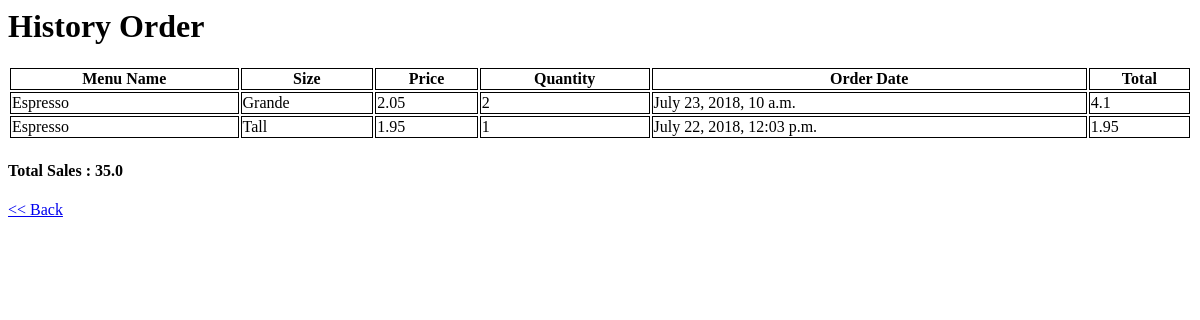
The app's page /coffeeshop/1/group_order_result/, older data.
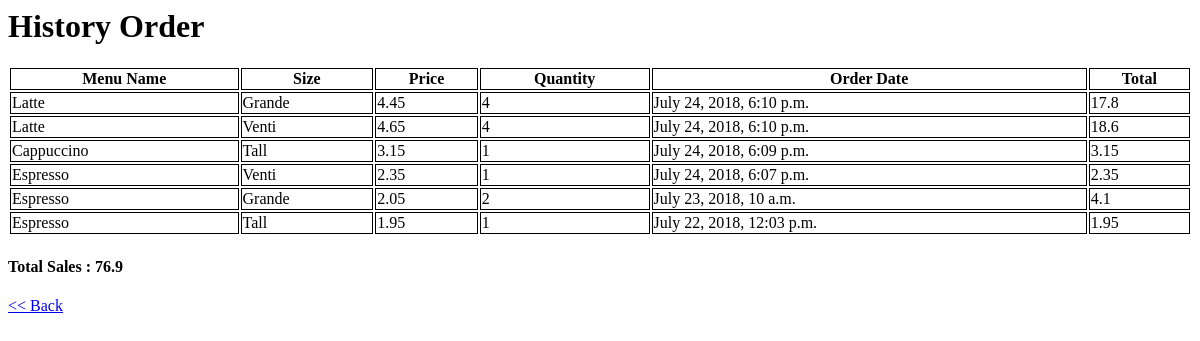
The same page, newer data.
### coffeeshop/models.py (models this page shows, shortened)
class Menu(models.Model):
    menu_type = models.ForeignKey(Type, on_delete=models.CASCADE)
    menu_text = models.CharField(max_length=200)
    size_text = models.CharField(max_length=200)
    price = models.DecimalField(max_digits=6, decimal_places=2)

### coffeeshop/views.py (the view)
# urls.py: path('<int:type_id>/group_order_result/', views.group_order_result, name='group_order_result'),
def group_order_result(request, type_id):
    order_result = Orders.objects.filter(menu__menu_type=type_id).values('menu', 'order', 'order_date', 'menu__menu_text', 'menu__size_text', 'menu__price').order_by('-order_date').annotate(total=Sum(F('order') * F('menu__price'), output_field=models.FloatField()))
    total_order = Orders.objects.aggregate(total=Sum(F('order') * F('menu__price'), output_field=models.FloatField()))['total']
    context = {'order_result':order_result,'total_order':total_order}
    return render(request, 'coffeeshop/group_order_result.html', context)

### coffeeshop/templates/coffeeshop/group_order_result.html
{% load static %}
<link rel="stylesheet" type="text/css" href="{% static 'coffeeshop/style.css' %}" />
{% if order_result %}
    <h1>History Order</h1>
    <table>
    <tr>
        <th>Menu Name</th>
        <th>Size</th>
        <th>Price</th>
        <th>Quantity</th>
        <th>Order Date</th>
        <th>Total</th>
    </tr>
    {% for result in order_result %}
    <tr>
        <td>{{ result.menu__menu_text }}</td>
        <td>{{ result.menu__size_text }}</td>
        <td>{{ result.menu__price }}</td>
        <td>{{ result.order }}</td>
        <td>{{ result.order_date }}</td>
        <td>{{ result.total }}</td>
    </tr>
    {% endfor %}
    </table>
    <h4>Total Sales : {{ total_order }}</h4>
{% endif %}
<a href="{% url 'group_order_type' %}"><< Back</a>

Row changes from the older to the newer data that the page shows:
added Menu: menu__menu_text "Latte", menu__size_text "Grande", menu__price "4.45", order "4", order_date "July 24, 2018, 6:10 p.m.", total "17.8"
added Menu: menu__menu_text "Latte", menu__size_text "Venti", menu__price "4.65", order "4", order_date "July 24, 2018, 6:10 p.m.", total "18.6"
added Menu: menu__menu_text "Cappuccino", menu__size_text "Tall", menu__price "3.15", order "1", order_date "July 24, 2018, 6:09 p.m.", total "3.15"
now on this page (row unchanged): Menu: menu__menu_text "Espresso", menu__size_text "Venti", menu__price "2.35", order "1", order_date "July 24, 2018, 6:07 p.m.", total "2.35"
Text that changed along with them:
{{ total_order }}: "35.0" → "76.9"
